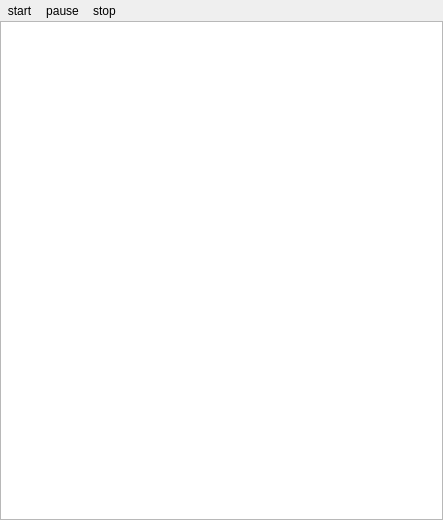
<?xml version="1.0" encoding="UTF-8"?>
<ui version="4.0">
 <class>DownloadManager</class>
 <widget class="QWidget" name="DownloadManager">
  <property name="geometry">
   <rect>
    <x>0</x>
    <y>0</y>
    <width>443</width>
    <height>520</height>
   </rect>
  </property>
  <property name="windowTitle">
   <string>Download Manager</string>
  </property>
  <property name="windowIcon">
   <iconset resource="icons.qrc">
    <normaloff>:/icons/download.png</normaloff>:/icons/download.png</iconset>
  </property>
  <layout class="QGridLayout" name="gridLayout">
   <property name="leftMargin">
    <number>0</number>
   </property>
   <property name="topMargin">
    <number>0</number>
   </property>
   <property name="rightMargin">
    <number>0</number>
   </property>
   <property name="bottomMargin">
    <number>0</number>
   </property>
   <property name="spacing">
    <number>0</number>
   </property>
   <item row="1" column="0">
    <widget class="QTreeView" name="treeView"/>
   </item>
   <item row="0" column="0">
    <layout class="QHBoxLayout" name="horizontalLayout">
     <item>
      <widget class="QToolButton" name="start">
       <property name="text">
        <string>start</string>
       </property>
       <property name="icon">
        <iconset resource="icons.qrc">
         <normaloff>:/icons/start.png</normaloff>:/icons/start.png</iconset>
       </property>
       <property name="autoRaise">
        <bool>true</bool>
       </property>
      </widget>
     </item>
     <item>
      <widget class="QToolButton" name="pause">
       <property name="text">
        <string>pause</string>
       </property>
       <property name="icon">
        <iconset resource="icons.qrc">
         <normaloff>:/icons/pause.png</normaloff>:/icons/pause.png</iconset>
       </property>
       <property name="autoRaise">
        <bool>true</bool>
       </property>
      </widget>
     </item>
     <item>
      <widget class="QToolButton" name="stop">
       <property name="text">
        <string>stop</string>
       </property>
       <property name="icon">
        <iconset resource="icons.qrc">
         <normaloff>:/icons/stop.png</normaloff>:/icons/stop.png</iconset>
       </property>
       <property name="autoRaise">
        <bool>true</bool>
       </property>
      </widget>
     </item>
     <item>
      <spacer name="horizontalSpacer">
       <property name="orientation">
        <enum>Qt::Horizontal</enum>
       </property>
       <property name="sizeHint" stdset="0">
        <size>
         <width>40</width>
         <height>20</height>
        </size>
       </property>
      </spacer>
     </item>
    </layout>
   </item>
  </layout>
 </widget>
 <resources>
  <include location="icons.qrc"/>
 </resources>
 <connections/>
</ui>
